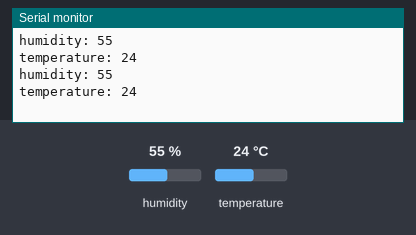
The sketch below on a simulated Arduino Uno, built with avr-gcc and run on an emulated ATmega328P. On the bench: the last lines printed to the serial monitor. The test bench sets the inputs (shaded band); at power-on: humidity 55 %, temperature 24 °C.

Above: at 2.8 s.
2.9 s: humidity set to 22 %
At 5.5 s:
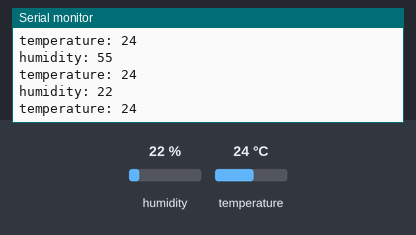
5.6 s: temperature set to 12 °C
At 8.2 s:
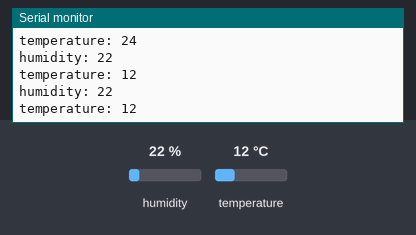
8.3 s: humidity set to 40 %
At 12.5 s:
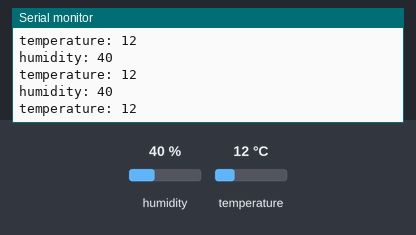
Timing chart, 0 to 14.0 s (numbered marks = the images above; inputs shaded):
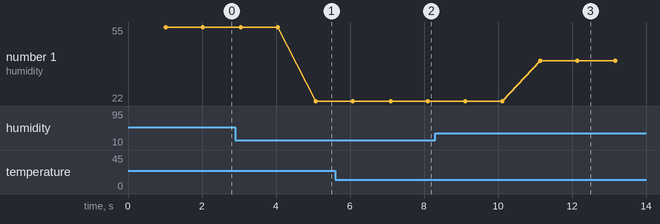

Measured:
- after the input at 2.9 s, the serial monitor: prints a new line after 2.2 s (image 1)
- after the input at 5.6 s, the serial monitor: prints a new line after 1.5 s (image 2)
- after the input at 8.3 s, the serial monitor: prints a new line after 2.8 s (image 3)
- plotted number 1: 55 → 22 after the input at 2.9 s, 22 → 40 after the input at 8.3 s

The sketch:

Hum_Temp_local.ino
```cpp
#include "DHT.h"

#define DHTPIN 4    //Fisicamente é o pino 2 da board // what digital pin we're connected to
#define DHTTYPE DHT11   // DHT 22  (AM2302), AM2321
DHT dht(DHTPIN, DHTTYPE);

void setup() {
  Serial.begin(115200);
  dht.begin();
}


void readsensors(){
  int h = dht.readHumidity();
  int t = dht.readTemperature();

  // Check if any reads failed and exit early (to try again).
  while (isnan(h) || isnan(t)){
    h = dht.readHumidity();
    t = dht.readTemperature();
    Serial.println(F("Failed to read from DHT sensor!"));
    delay(1000);
  }
  delay(1000);

   Serial.print("humidity: ");
   Serial.println(h);
   Serial.print("temperature: ");
   Serial.println(t);

}

void loop() {
   readsensors();

 }
```

DS18B20.cpp
```cpp
/******************************************************************************
----------------本例程仅供学习使用，未经作者允许，不得用于其他用途。-----------
------------------------版权所有，仿冒必究！-----------------------------------
----------------1.开发环境:Arduino IDE-----------------------------------------
----------------2.测试使用开发板型号：Arduino Leonardo or Arduino UNO R3-------
----------------3.单片机使用晶振：16M------------------------------------------
----------------4.淘宝网址：Ilovemcu.taobao.com--------------------------------
----------------------------epic-mcu.taobao.com--------------------------------
----------------5.作者：神秘藏宝室---------------------------------------------
******************************************************************************/
#include "DS18B20.h"

//定义变量
unsigned char flag_temper = 0;

DS18B20::DS18B20(int pin)
{
    DS18B20_Init();
    _DS18B20_DQ = pin;
}
//****************************************************
//DS18B20写1字节
//****************************************************
void DS18B20::DS18B20_Write_Byte( unsigned char dat)
{
	unsigned char i;
	pinMode(_DS18B20_DQ,OUTPUT);
	delayMicroseconds(2);

	for( i = 0 ; i < 8 ; i++ )
	{
		digitalWrite(_DS18B20_DQ,LOW);
		delayMicroseconds(2);		//大于1us

		if((dat&0x01) == 0)			//先写低位
		{
			digitalWrite(_DS18B20_DQ,LOW);
		}
		else
		{
			digitalWrite(_DS18B20_DQ,HIGH);
		}
		dat >>= 1;

		delayMicroseconds(120);	//延时60~120us

		digitalWrite(_DS18B20_DQ,HIGH);		//释放总线
		delayMicroseconds(2);		//大于1us
	}
}

//****************************************************
//DS18B20读1字节
//****************************************************
unsigned char DS18B20::DS18B20_Read_Byte( )
{
	unsigned char dat,i;
	for( i = 0 ; i < 8 ; i++ )
	{
		pinMode(_DS18B20_DQ,OUTPUT);
		digitalWrite(_DS18B20_DQ,LOW);
		delayMicroseconds(2);		//大于1us
		digitalWrite(_DS18B20_DQ,HIGH);			//释放总线
		delayMicroseconds(2);		//大于1us

		dat >>= 1;

		pinMode(_DS18B20_DQ,INPUT_PULLUP);
		delayMicroseconds(2);

		if( digitalRead(_DS18B20_DQ) )
		{
			dat |= 0X80;
		}
		else
		{
			dat &= 0x7f;
		}
		delayMicroseconds(120);	//延时60~120us
	}
	return dat;
}

//****************************************************
//DS18B20初始化
//****************************************************
bool DS18B20::DS18B20_Init()
{
	bool Flag_exist = 1;
	pinMode(_DS18B20_DQ,OUTPUT);

	digitalWrite(_DS18B20_DQ,HIGH);			//释放总线
	delayMicroseconds(2);				//延时>1us

	digitalWrite(_DS18B20_DQ,LOW);
	delayMicroseconds(750);		//延时480~960us

	digitalWrite(_DS18B20_DQ,HIGH);			//释放总线
	delayMicroseconds(60);		//延时15~60us

	pinMode(_DS18B20_DQ,INPUT_PULLUP);
	delayMicroseconds(2);
	Flag_exist = digitalRead(_DS18B20_DQ);
	delayMicroseconds(240);		//延时60~240us

	pinMode(_DS18B20_DQ,OUTPUT);
	delayMicroseconds(2);
	digitalWrite(_DS18B20_DQ,HIGH);		//释放总线
	return Flag_exist;
}

//**********************************************************
//读取温度函数，返回温度的绝对值，并标注flag_temper，flag_temper=1表示负，flag_temper=0表示正
//**********************************************************
float DS18B20::Get_temp(void)         //读取温度值
{
	float tt;
	unsigned char a,b;
	unsigned int temp;
	if( DS18B20_Init() == 0 )                //初始化
	{
		DS18B20_Write_Byte(0xcc);          //忽略ROM指令
		DS18B20_Write_Byte(0x44);          //温度转换指令

	//	delay(750);				//PROTEUS仿真需要加

		if( DS18B20_Init() == 0 )                 //初始化
		{
			DS18B20_Write_Byte(0xcc);          //忽略ROM指令
			DS18B20_Write_Byte(0xbe);          //读暂存器指令
			a = DS18B20_Read_Byte();           //读取到的第一个字节为温度LSB
			b = DS18B20_Read_Byte();           //读取到的第一个字节为温度MSB

			temp = b;                      //先把高八位有效数据赋于temp
			temp <<= 8;                    //把以上8位数据从temp低八位移到高八位
			temp = temp|a;                //两字节合成一个整型变量

			if(temp>0xfff)
			{
				flag_temper=1;				//温度为负数
				temp=(~temp)+1;
			}
			else
			{
				flag_temper=0;				//温度为正或者0
			}

			tt = temp*0.0625;              //得到真实十进制温度值
			                                //因为DS18B20可以精确到0.0625度
			                                //所以读回数据的最低位代表的是0.0625度
			temp = tt*10+0.5;               //放大十倍
			                                //这样做的目的将小数点后第一位也转换为可显示数字
		                              	    //同时进行一个四舍五入操作。
                        tt = (float)temp/10;
		}
	}
	return tt;
}
```

DS18B20.h
```cpp
/******************************************************************************
----------------本例程仅供学习使用，未经作者允许，不得用于其他用途。-----------
------------------------版权所有，仿冒必究！-----------------------------------
----------------1.开发环境:Arduino IDE-----------------------------------------
----------------2.测试使用开发板型号：Arduino Leonardo or Arduino UNO R3-------
----------------3.单片机使用晶振：16M------------------------------------------
----------------4.淘宝网址：Ilovemcu.taobao.com--------------------------------
----------------------------epic-mcu.taobao.com--------------------------------
----------------5.作者：神秘藏宝室---------------------------------------------
******************************************************************************/
#ifndef __DS18B20_H__
#define __DS18B20_H__


#include <Arduino.h>

class DS18B20
{
public:
  DS18B20(int pin);
  void DS18B20_Write_Byte( unsigned char dat);
  unsigned char DS18B20_Read_Byte();
  bool DS18B20_Init();
  float Get_temp() ;
private:
  int _DS18B20_DQ;
  unsigned char flag_temper;
};

#endif
```
